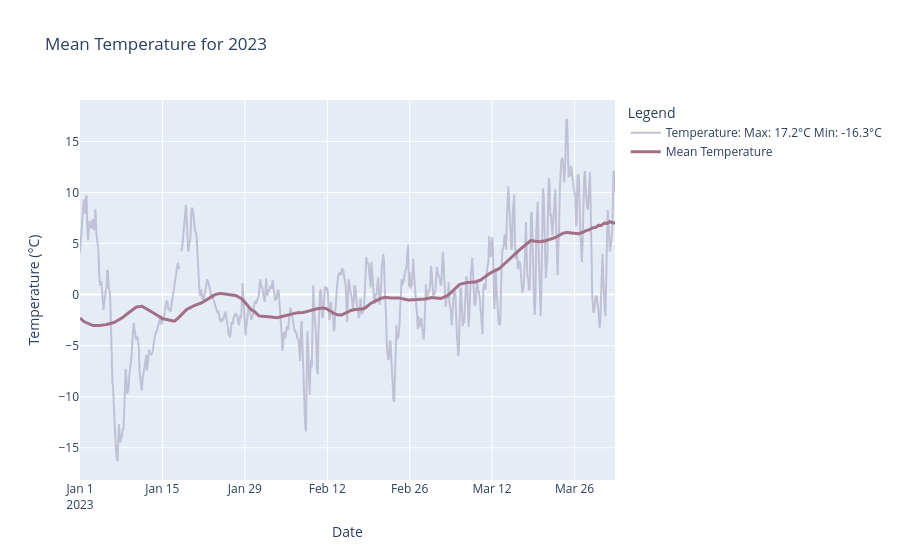
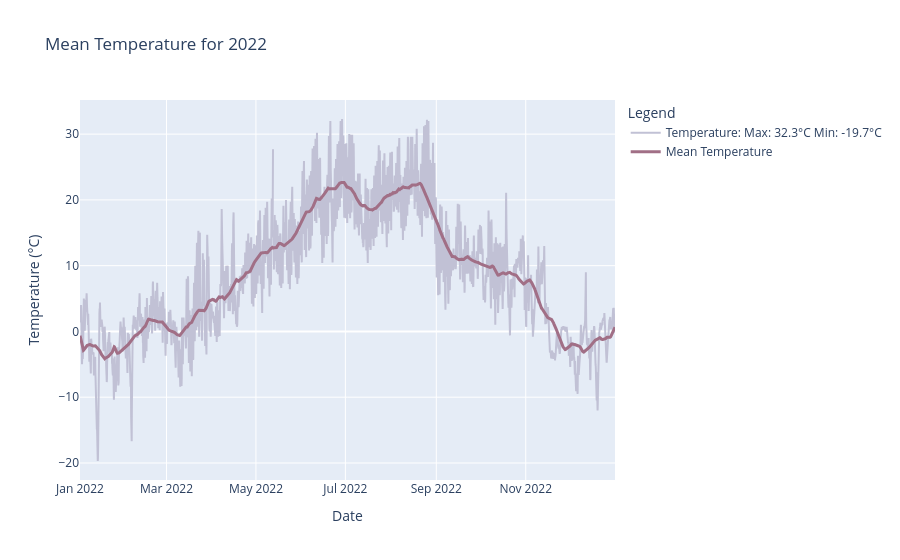
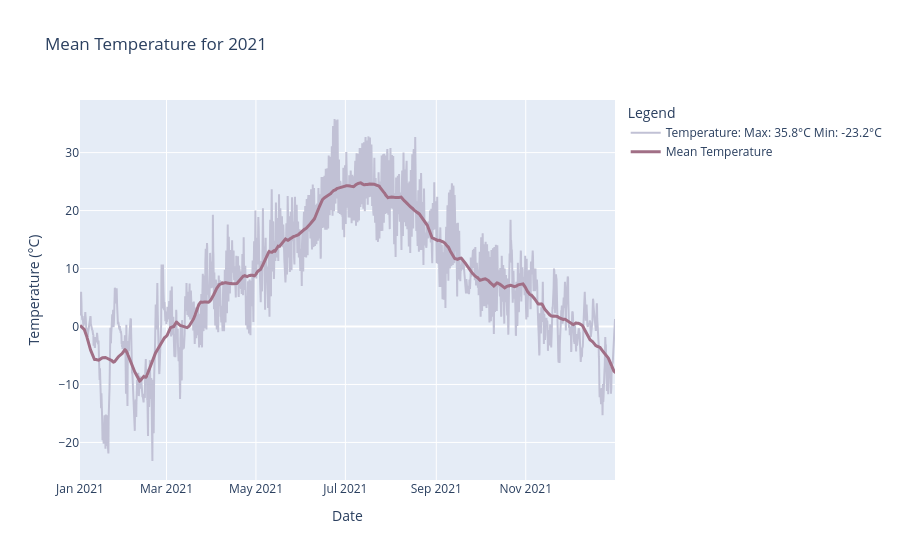
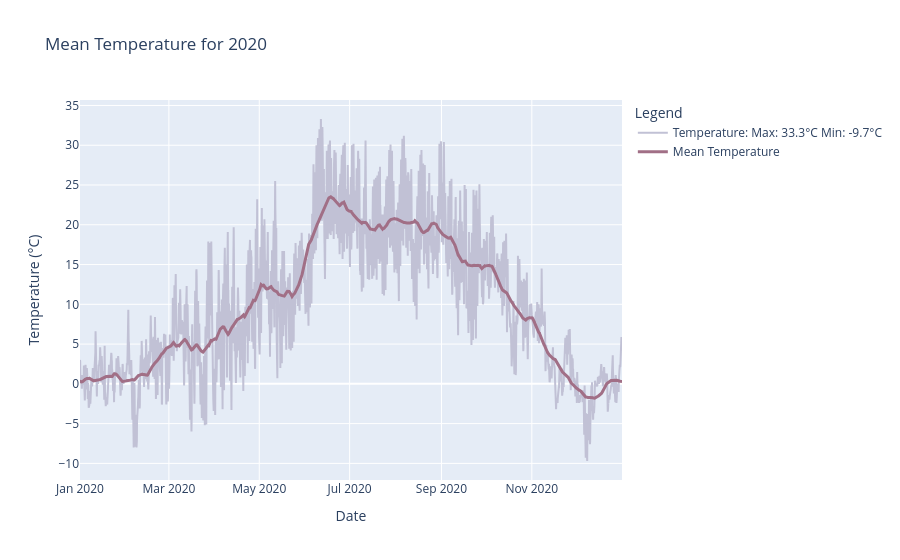

Here is the notebook cell these charts were saved with, in order:
### Code cell
gomel_data['year'] = gomel_data['datetime'].dt.year

years = gomel_data['year'].unique()

figures = []

for year in years:
    year_data = gomel_data[gomel_data['year'] == year]
    
    max_temp = year_data['temperature'].max()
    min_temp = year_data['temperature'].min()
    
    year_data = year_data.sort_values(by='datetime')

    year_data['mean_temperature'] = year_data['temperature'].rolling(window=168, min_periods=1, center=True).mean()

    fig = go.Figure()

    fig.add_trace(go.Scatter(x=year_data['datetime'], y=year_data['temperature'],
                             mode='lines',
                             name=f'Temperature: Max: {max_temp:.1f}°C Min: {min_temp:.1f}°C',
                             line=dict(color='#C1C1D5')))
    
    fig.add_trace(go.Scatter(x=year_data['datetime'], y=year_data['mean_temperature'],
                             mode='lines',
                             name='Mean Temperature',
                             line=dict(color='#A16F86', width=3)))
    
    fig.update_layout(
        title=f"Mean Temperature for {year}",
        xaxis_title='Date',
        yaxis_title='Temperature (°C)',
        legend_title='Legend'
    )

    figures.append(fig)

for fig in figures:
    fig.show()

### Figure 1 — Plotly figure (JSON) as saved in the notebook; plotly's stock layout.template omitted (floating-point values rounded to 4 significant figures; data arrays with more than 128 entries replaced by an {"elided": "..."} marker saying what was removed)
{"data": [{"line": {"color": "#C1C1D5"}, "mode": "lines", "name": "Temperature: Max: 17.2°C Min: -16.3°C", "type": "scatter", "x": {"elided": "728 str values"}, "y": {"elided": "728 float values"}}, {"line": {"color": "#A16F86", "width": 3}, "mode": "lines", "name": "Mean Temperature", "type": "scatter", "x": {"elided": "728 str values"}, "y": {"elided": "728 float values"}}], "layout": {"legend": {"title": {"text": "Legend"}}, "title": {"text": "Mean Temperature for 2023"}, "xaxis": {"title": {"text": "Date"}}, "yaxis": {"title": {"text": "Temperature (°C)"}}}}

### Figure 2 — Plotly figure (JSON) as saved in the notebook; plotly's stock layout.template omitted (floating-point values rounded to 4 significant figures; data arrays with more than 128 entries replaced by an {"elided": "..."} marker saying what was removed)
{"data": [{"line": {"color": "#C1C1D5"}, "mode": "lines", "name": "Temperature: Max: 32.3°C Min: -19.7°C", "type": "scatter", "x": {"elided": "2917 str values"}, "y": {"elided": "2917 float values"}}, {"line": {"color": "#A16F86", "width": 3}, "mode": "lines", "name": "Mean Temperature", "type": "scatter", "x": {"elided": "2917 str values"}, "y": {"elided": "2917 float values"}}], "layout": {"legend": {"title": {"text": "Legend"}}, "title": {"text": "Mean Temperature for 2022"}, "xaxis": {"title": {"text": "Date"}}, "yaxis": {"title": {"text": "Temperature (°C)"}}}}

### Figure 3 — Plotly figure (JSON) as saved in the notebook; plotly's stock layout.template omitted (floating-point values rounded to 4 significant figures; data arrays with more than 128 entries replaced by an {"elided": "..."} marker saying what was removed)
{"data": [{"line": {"color": "#C1C1D5"}, "mode": "lines", "name": "Temperature: Max: 35.8°C Min: -23.2°C", "type": "scatter", "x": {"elided": "2920 str values"}, "y": {"elided": "2920 float values"}}, {"line": {"color": "#A16F86", "width": 3}, "mode": "lines", "name": "Mean Temperature", "type": "scatter", "x": {"elided": "2920 str values"}, "y": {"elided": "2920 float values"}}], "layout": {"legend": {"title": {"text": "Legend"}}, "title": {"text": "Mean Temperature for 2021"}, "xaxis": {"title": {"text": "Date"}}, "yaxis": {"title": {"text": "Temperature (°C)"}}}}

### Figure 4 — Plotly figure (JSON) as saved in the notebook; plotly's stock layout.template omitted (floating-point values rounded to 4 significant figures; data arrays with more than 128 entries replaced by an {"elided": "..."} marker saying what was removed)
{"data": [{"line": {"color": "#C1C1D5"}, "mode": "lines", "name": "Temperature: Max: 33.3°C Min: -9.7°C", "type": "scatter", "x": {"elided": "2927 str values"}, "y": {"elided": "2927 float values"}}, {"line": {"color": "#A16F86", "width": 3}, "mode": "lines", "name": "Mean Temperature", "type": "scatter", "x": {"elided": "2927 str values"}, "y": {"elided": "2927 float values"}}], "layout": {"legend": {"title": {"text": "Legend"}}, "title": {"text": "Mean Temperature for 2020"}, "xaxis": {"title": {"text": "Date"}}, "yaxis": {"title": {"text": "Temperature (°C)"}}}}
